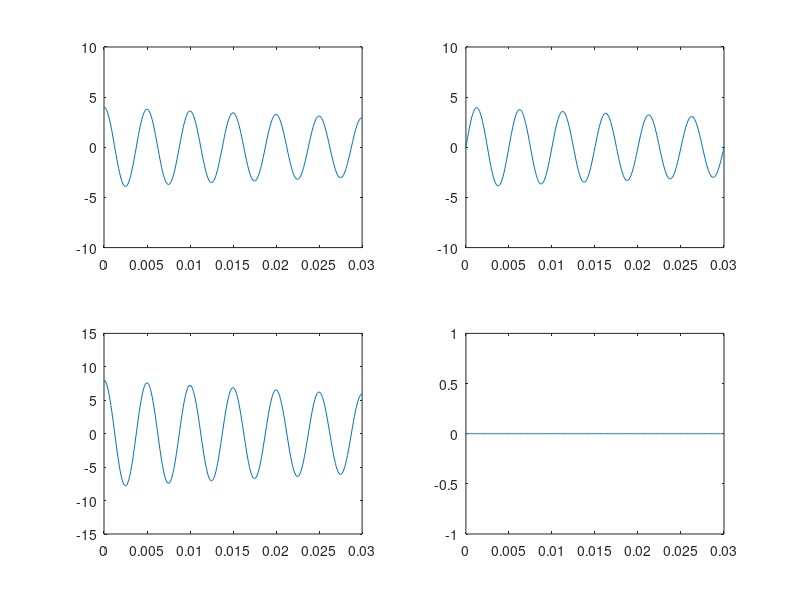

Write the MATLAB code that produced this figure.
% 4. Exponentielle complexe
clear; close all; clc;

A = 4;
sigma = -10;
f = 200;
omega = 2*pi*f;
resolution = 100e-6;

t = -50e-3:resolution:100e-3;

z = sigma + 1j*omega;
% z' est le conjugue complexe de z
x1 = A*exp(z*t);
x2 = A*exp(t*z) + A*exp(t*(z'));

%% Plots

axes(1) = subplot(221);
plot(t, real(x1));

axes(2) = subplot(222);
plot(t, imag(x1));

axes(3) = subplot(223);
plot(t, real(x2));

axes(4) = subplot(224);
plot(t, imag(x2));

linkaxes(axes, 'x');
xlim([0 30e-3]);

% sigma represente a quelle vitesse la fonction arrive a 0
% omega represente la vitesse a laquelle est oscille
% Pour le signal x2, on additionne deux exponentielles complexes avec leur
% oscillation en anti-phase. L'oscillation finale est donc nulle. Pour leur
% amplitude differentes, leur partie reelle sont en phase, donc elles
% s'additionnent. On a donc que la partie reelle de x2 est le double de
% celle de x1.
